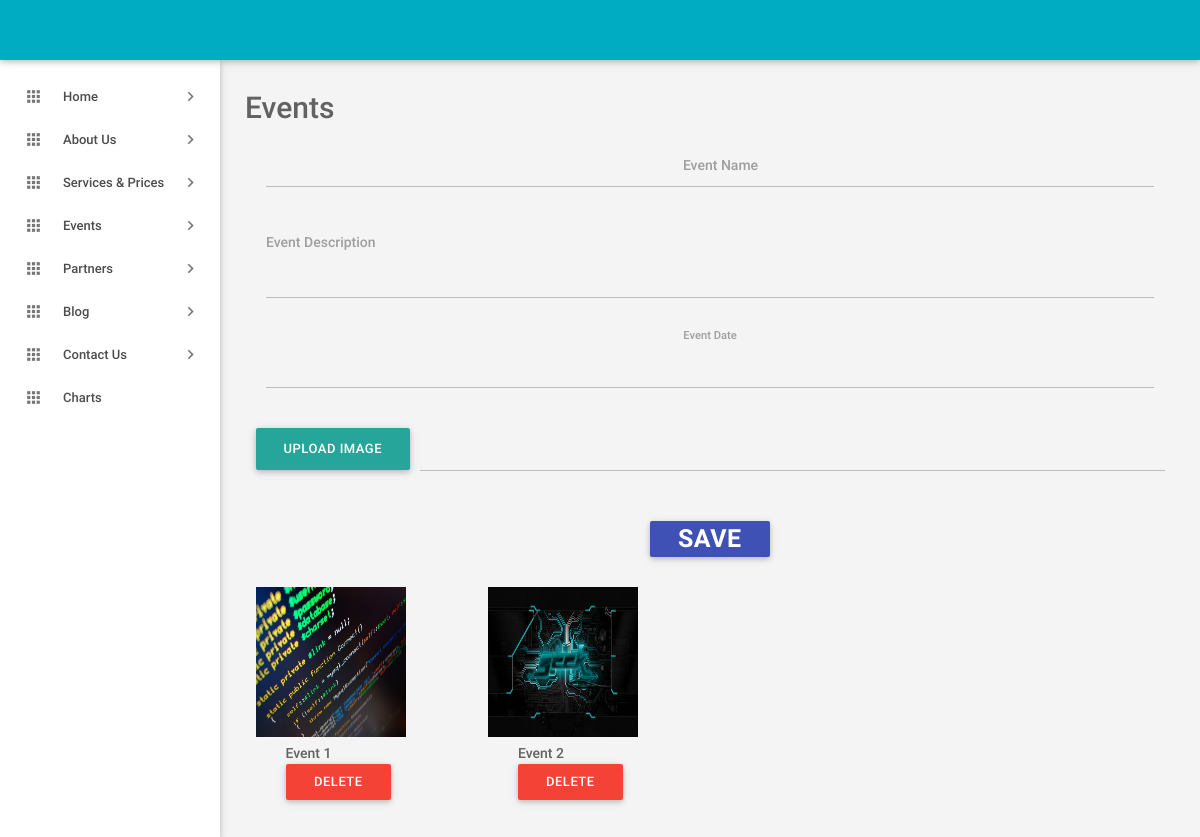
Screenshot of /RA-ADMIN/events.php with the database file from the repository.
### tables this page shows
CREATE TABLE IF NOT EXISTS `Events` (
  `id` int(20) NOT NULL AUTO_INCREMENT,
  `Event_name` varchar(1000) NOT NULL,
  `Event_image_url` varchar(1000) NOT NULL,
  `Event_content` text NOT NULL,
  `Event_date` varchar(100) NOT NULL,
  PRIMARY KEY (`id`)
);

### RA-ADMIN/events.php (the view, shortened to what this page needs)
<?php
include_once('header.php');
include_once('sidebar.php');
$data="SELECT * FROM Events ";
$val=mysql_query($data);
?>
<main class="mn-inner">
    <span style="font-size: 30px;">Events</span>
    <form  action="events.php" method="post" enctype="multipart/form-data" >
    <div class="row">
        <div class="col s12" align="center">
            <div class="input-field col s12">
                <input id="e_name" name="e_name" type="text"  class="validate">
                <label for="e_name" class="">Event Name</label>
            </div>
            <div class="input-field col s12">
                <textarea id="event_des" name="event_des" class="materialize-textarea" ></textarea>
                <label for="event_des" >Event Description</label>
            </div>
            <div class="card-content">
                <div class="row">
                    <div class="col s12">
                        <label for="event_date" class="">Event Date</label>
                        <input id="event_date" name="event_date" type="text" class="datepicker picker__input" readonly="" tabindex="-1" aria-haspopup="true" aria-expanded="false" aria-readonly="false" aria-owns="birthdate_root">
                    </div>
                </div>
            </div>
            <div class="file-field input-field">
                <div class="btn teal lighten-1">
                    <span>Upload Image</span>
                </div>
                <div class="file-path-wrapper">
                    <input class="file-path validate" type="text">
                </div>
            </div>
            <button style="margin-top: 30px;" class="waves-effect waves-light btn indigo m-b-xs"  name="save" type="submit"><b style="font-size:25px;">SAVE</b></button>
        </div>
    </div>
        <div class="row">
            <?php
            while($r = mysql_fetch_array($val)){
                ?>
                <div class="col s12 m6 l3">
                    <img  src="<?php echo $r['Event_image_url'];?>" height='150' width='150' alt="image">
                    <div>
                        <span style="margin-left: 30px;">
                                <?php echo $r['Event_name'];?>
                        </span>
                        <br>
                        <button onclick="del(<?php echo $r['id'] ?>)" style="margin-left: 30px;" name="delete" id="delete" type="submit"  class="waves-effect waves-light btn red m-b-xs" >Delete</button>
                    </div>
                </div>
                <?php
            }
            ?>
        </div>
        </form>
</main>
<?php
include_once('footer.php');
?>

### rows the page displays
events: Event_image_url (picture), Event_name "Event 1"
events: Event_image_url (picture), Event_name "Event 2"
